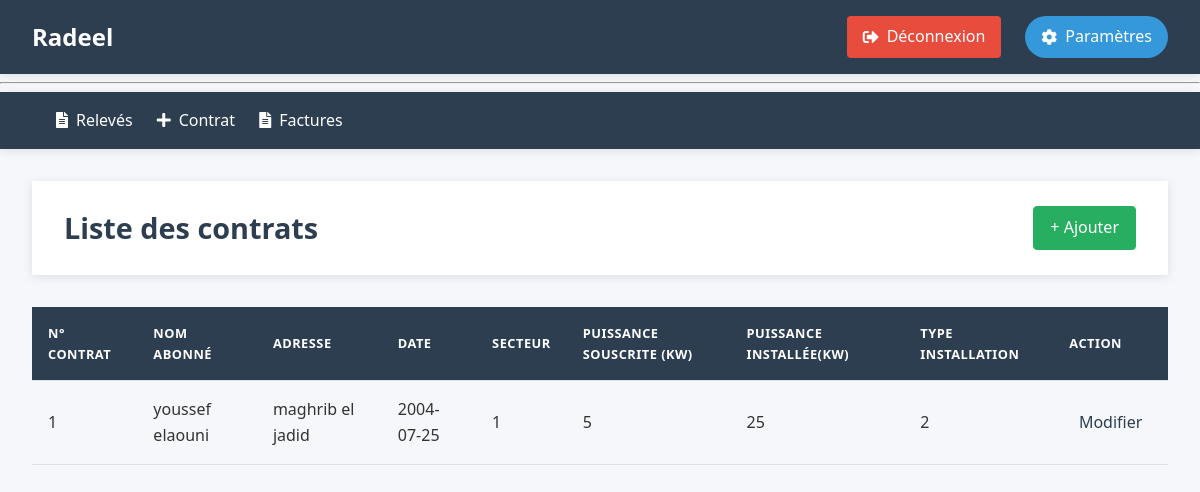
The app's page /contrat/ (signed in) with its own data.
### tables this page shows
CREATE TABLE contrats (
    Nr_contrat INTEGER PRIMARY KEY ,
    nom_abonne TEXT NOT NULL,
    Adresse TEXT NOT NULL,
    date_contrat DATE NOT NULL DEFAULT CURRENT_DATE,
    Secteur INTEGER NOT NULL,
    Puissance_souscrite INTEGER NOT NULL CHECK(Puissance_souscrite > 0),
    Puissance_installee INTEGER NOT NULL CHECK(Puissance_installee > 0),
    type_installation INTEGER NOT NULL CHECK(type_installation IN (1, 2, 12)),
    statut TEXT NOT NULL DEFAULT 'actif' CHECK(statut IN ('actif', 'resile', 'suspendu'))
);

### radeel/contrats.py (the view)
@bc.route('/')
def contrat_index():
    db = get_db()
    contrats = db.execute(
        'SELECT * FROM contrats ORDER BY date_contrat DESC'
    ).fetchall()
    return render_template('contrats/index.html', contrats= contrats )

### radeel/auth.py (called while the page is built)
@bp.before_app_request
def load_logged_in_user():
    user_id = session.get('user_id')
    if user_id is None:
        g.user = None
    else:
        g.user = get_db().execute(
            'SELECT * FROM user WHERE id = ?', (user_id,)
        ).fetchone()

def login_required(view):
    @functools.wraps(view)
    def wrapped_view(**kwargs):
        if not session.get('authenticated'):
            return redirect(url_for('auth.login'))
        return view(**kwargs)
    return wrapped_view

### radeel/contrats.py (called while the page is built)
@bc.before_request
@login_required
def before_request():
    pass

### radeel/db.py (called while the page is built)
def get_db():
    if 'db' not in g:
        g.db = sqlite3.connect(
            current_app.config['DATABASE'],
            detect_types=sqlite3.PARSE_DECLTYPES
        )
        g.db.execute("PRAGMA foreign_keys = ON;")
        g.db.row_factory = sqlite3.Row
    return g.db

### radeel/templates/contrats/index.html (shortened to what this page needs)
{% extends "base.html" %}
{% block header %}
  <h1>Liste des contrats</h1>
  <a href="{{ url_for('contrat.contrat_ajouter') }}" class="btn btn-success">+ Ajouter</a>
{% endblock %}
{% block content %}
  <table class="table">
    <thead>
      <tr>
        <th>N° Contrat</th>
        <th>Nom Abonné</th>
        <th>Adresse</th>
        <th>Date</th>
        <th>Secteur</th>
        <th>Puissance Souscrite (kW)</th>
        <th>Puissance Installée(kW)</th>
        <th>Type Installation</th>
        <th>Action</th>
      </tr>
    </thead>
    <tbody>
      {% for contrat in contrats %}
        <tr>
          <td>{{ contrat.Nr_contrat }}</td>
          <td>{{ contrat.nom_abonne }}</td>
          <td>{{ contrat.Adresse }}</td>
          <td>{{ contrat.date_contrat }}</td>
          <td>{{ contrat.Secteur }}</td>
          <td>{{ contrat.Puissance_souscrite }}</td>
          <td>{{contrat.Puissance_installee}}</td>
          <td>{{ contrat.type_installation }}</td>
          <td><a class="action" href="{{ url_for('contrat.contrat_modifier', Nr_contrat=contrat['Nr_contrat']) }}">Modifier</a></td>
        </tr>
      {% endfor %}
    </tbody>
  </table>
{% endblock %}

### radeel/static/style.css (style rules this page uses)
:root { --primary-color: #2c3e50; --secondary-color: #3498db; --accent-color: #e74c3c; --light-color: #ecf0f1; --dark-color: #2c3e50; --success-color: #27ae60; --warning-color: #f39c12; --text-color: #333; --text-light: #95a5a6; --border-radius: 4px; --box-shadow: 0 2px 10px rgba(0, 0, 0, 0.1); --transition: all 0.3s ease; }
body { font-family: 'Segoe UI', Tahoma, Geneva, Verdana, sans-serif; line-height: 1.6; color: var(--text-color); background-color: #f5f7fa; padding: 0; margin: 0; }
header h1 { margin: 0; color: var(--dark-color); font-size: 1.8rem; }
.btn { display: inline-block; padding: 0.5rem 1rem; border-radius: var(--border-radius); text-decoration: none; font-weight: 500; transition: all 0.3s ease; }
.btn-success { background-color: var(--success-color); color: white; border: 1px solid var(--success-color); }
table { width: 100%; border-collapse: collapse; margin-top: 1rem; }
th, td { padding: 1rem; text-align: left; border-bottom: 1px solid #e0e0e0; }
th { background-color: var(--primary-color); color: white; font-weight: 600; text-transform: uppercase; font-size: 0.8rem; letter-spacing: 0.5px; }
.action { color: var(--primary-color); text-decoration: none; font-weight: 500; padding: 0.3rem 0.6rem; border-radius: var(--border-radius); transition: all 0.2s ease; }
body { font-family: 'Segoe UI', Tahoma, Geneva, Verdana, sans-serif; line-height: 1.6; color: var(--text-color); background-color: #f5f7fa; margin: 0; padding: 0; min-height: 100vh; }

### records on screen
contrats: Nr_contrat "1", nom_abonne "youssef elaouni", Adresse "maghrib el jadid", date_contrat "2004-07-25", Secteur "1", Puissance_souscrite "5", Puissance_installee "25", type_installation "2"
